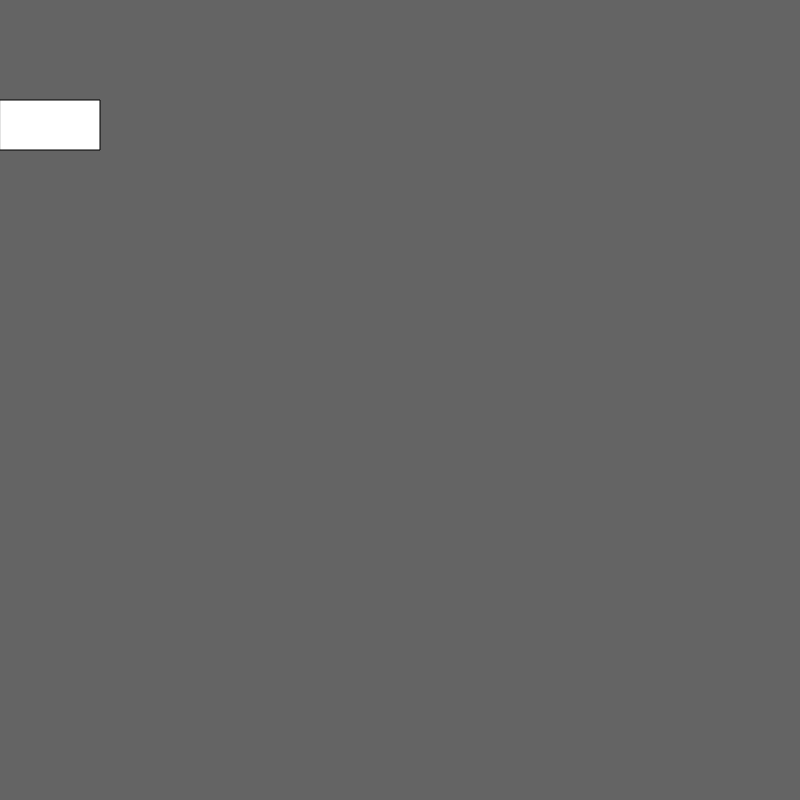
Frame 1 (no input)
Frame 60 (no input): identical to frame 1, image omitted
Frame 120 (the mouse pressed at the canvas centre since frame 60): identical to frame 1, image omitted

The p5.js sketch that drew this single still picture (run headless with seeded random() and noise() and a simulated clock; from frame 60 on, the mouse is pressed at the canvas centre):

// p5.js sketch
// ── sketch.js
var x=0;
function setup() {
  createCanvas(800,800);
}

function draw() {
  background(100);
  rect(x,100,100,50);
}
